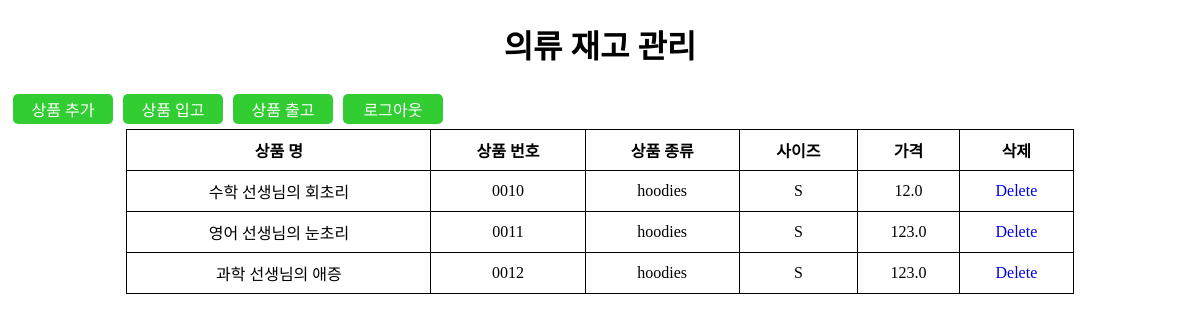
/ (signed in), run on the app's committed database.
### base/models.py (models this page shows)
class Product(models.Model):
    class Meta:
        db_table = "product"
    author = models.ForeignKey(UserModel, on_delete=models.CASCADE)
    code = models.CharField(max_length=5)
    name = models.CharField(max_length=20)
    type = models.CharField(max_length=200)
    price = models.FloatField(null=True, default=0)
    sizes = (
        ('S', 'Small'),
        ('M', 'Medium'),
        ('L', 'Large'),
        ('F', 'Free'),
    )
    size = models.CharField(choices=sizes, max_length=1)

### base/views.py (the view)
# urls.py: path('',include('base.urls')), # base app url 연결
def base(request):
    products = Product.objects.all()
    return render(request, 'base.html',{'products':products})

### templates/base.html (shortened to what this page needs)
<!DOCTYPE html>
<html>
<head>
</head>
<body>
<div style="text-align: center">
    <h1>의류 재고 관리</h1>
</div>
<div style="display: flex">
    {% if not user.is_authenticated %}
        <a href="/sign-in">
            <div class="btn">로그인</div>
        </a>
        <a href="/sign-up">
            <div class="btn">회원가입</div>
        </a>
    {% else %}
        <a href="/product">
            <div class="btn">상품 추가</div>
        </a>
        <a href="/inbound">
            <div class="btn">상품 입고</div>
        </a>
        <a href="/product">
            <div class="btn">상품 출고</div>
        </a>
        <a href="/logout">
            <div class="btn">로그아웃</div>
        </a>
    {% endif %}
</div>
<table>
    <thead>
    <tr>
        <th>상품 명</th>
        <th>상품 번호</th>
        <th>상품 종류</th>
        <th>사이즈</th>
        <th>가격</th>
        <th>삭제</th>
    </tr>
    </thead>
    <tbody>
    {% for product in products %}
        <tr>
            <td>{{ product.name }}</td>
            <td>{{ product.code }}</td>
            <td>{{ product.type }}</td>
            <td>{{ product.size }}</td>
            <td>{{ product.price }}</td>
            {% if request.user == product.author %}
                <td><a href="{% url 'delete_product' product.id %}">Delete</a></td>
            {% endif %}
        </tr>
    {% endfor %}
    </tbody>
</table>
</body>
</html>

### templates/base.html (style rules this page uses)
table { width: 80%; margin: 0 auto; border-collapse: collapse; }
th, td { border: 1px solid black; padding: 8px; text-align: center; }
.btn { background-color: limegreen; color: white; text-align: center; width: 100px; height: 30px; border-radius: 5px; margin: 5px; text-decoration: none; display: flex; align-items: center; justify-content: center; }
a { text-decoration: none; }

### data on the page
Product: name "수학 선생님의 회초리", code "0010", type "hoodies", size "S", price "12.0", shows "Delete"
Product: name "영어 선생님의 눈초리", code "0011", type "hoodies", size "S", price "123.0", shows "Delete"
Product: name "과학 선생님의 애증", code "0012", type "hoodies", size "S", price "123.0", shows "Delete"
